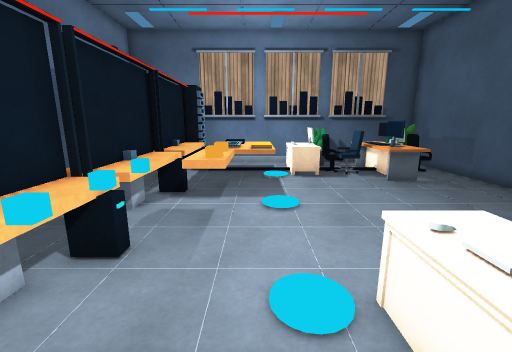
View 1 (above)

12 first-person views from a walk through a 3-D level made in the Unity game engine. The camera is 1.4 m above the floor, tilts 12° down and sees 90° across. The floor is counted in squares, 0.5 m on a side. Each view is taken from the middle of a square. On the plan, view 1 faces up. The plan holds only what a view shows up to about 19 squares ahead; the rest is blank. The player character is not drawn. Surface patterns are stand-ins for the level's own textures.

View 2
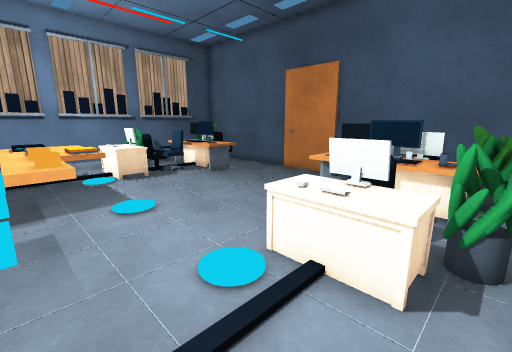

View 3
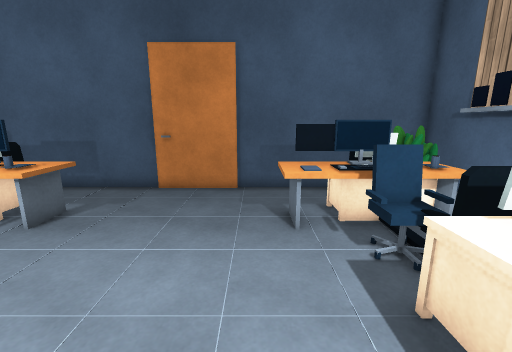

View 4
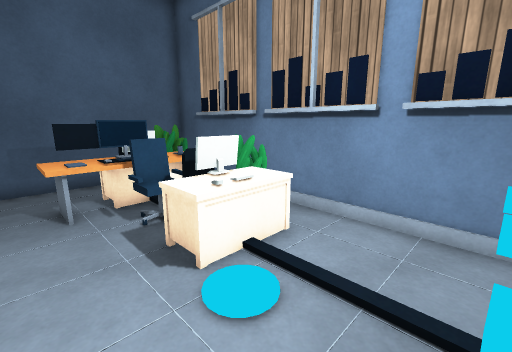

View 5
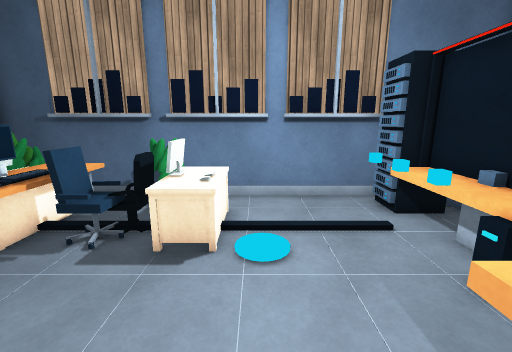

View 6
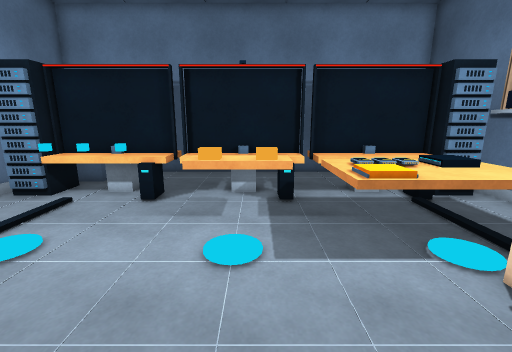

View 7
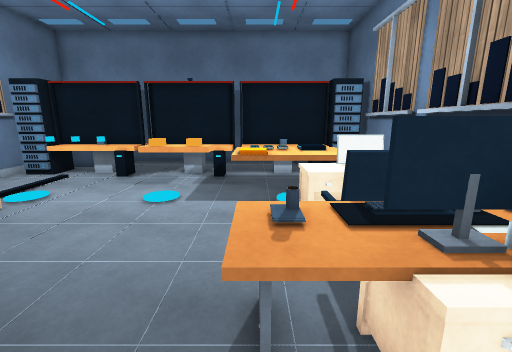

View 8
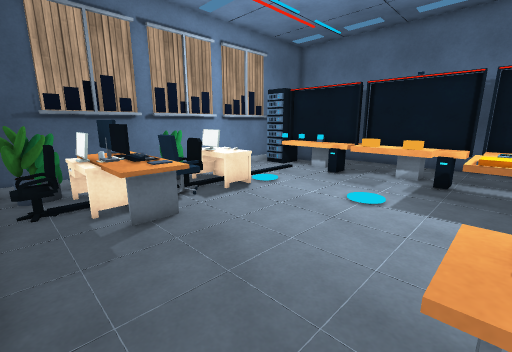

View 9
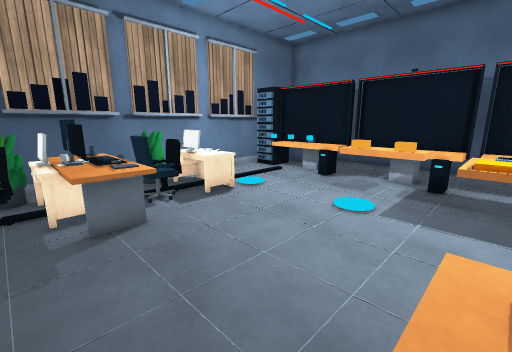

View 10
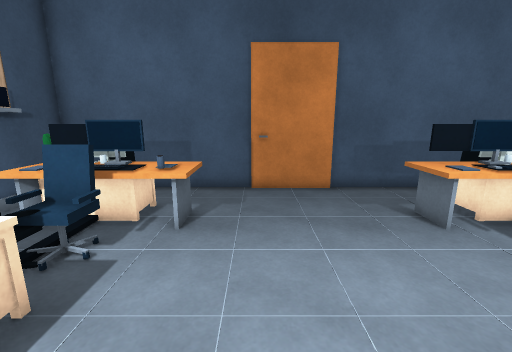

View 11
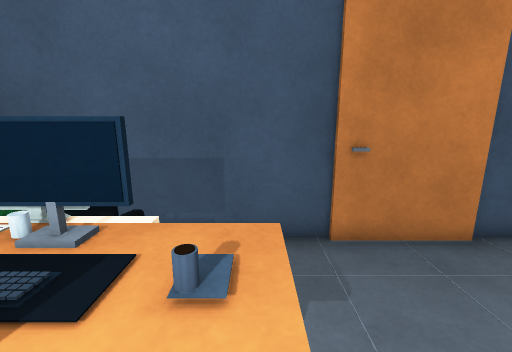

View 12
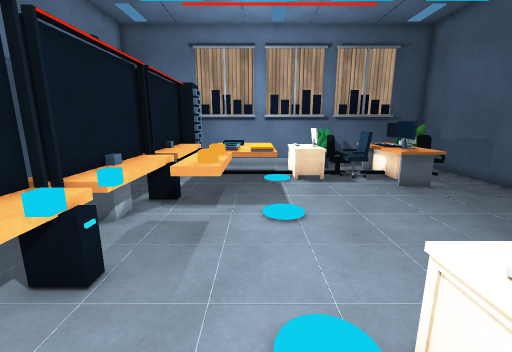

### Floor plan
Key: @ floor where view 1 was taken; # wall or solid block; . floor; = window, fence, low wall or low ledge; ^ raised ledge; O other object.
Columns run from 5 left of view 1 to 11 right of it. Each row starts with its distance up from view 1.
 16  ## ^^  O=#^ O==#
 15  ^O^^^^ OO#^ OO.#
 14  ^^^^^^OOO#^^OOO#
 13 ^^^^^^^OO.=^^O..#
 12 ^^^^^^^....^^^..#
 11 ^^^^^^..........#
 10 ^^O^............#
  9 ^^^^O...........#
  8  ^^^O...........#
  7 ^^^^#...........#
  6 ^^^.............#
  5 ^^O........^^=..#
  4  ^^....OO.=^^...#
  3  ^^....OOO#^^OOO#
  2 ^^^....OOO#^^OO.#
  1 ###....OO#.^^O#=#
  0  ##..@.. ##...^##
 -1  ################

Where each view was taken, in squares from view 1:
view 1: 0 up, 0 right, facing up
view 2: 0 up, 2 left, facing up-right
view 3: 6 up, 0 right, facing right
view 4: 6 up, 2 left, facing down-right
view 5: 9 up, 1 right, facing down
view 6: 9 up, 6 right, facing left
view 7: 12 up, 10 right, facing left
view 8: 12 up, 10 right, facing down-left
view 9: 12 up, 9 right, facing down-left
view 10: 10 up, 0 right, facing right
view 11: 12 up, 5 right, facing right
view 12: 1 up, 0 right, facing up
